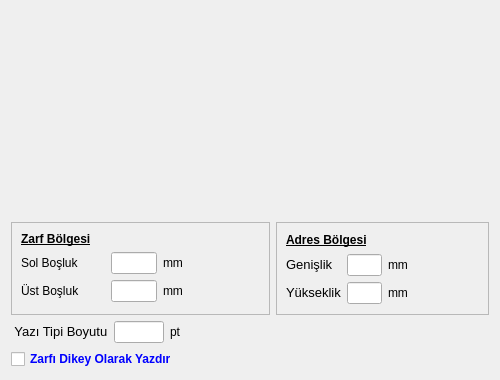
<?xml version="1.0" encoding="UTF-8"?>
<ui version="4.0">
 <class>ADRES_ZARF_YAZDIR_BATCH</class>
 <widget class="QDialog" name="ADRES_ZARF_YAZDIR_BATCH">
  <property name="geometry">
   <rect>
    <x>0</x>
    <y>0</y>
    <width>500</width>
    <height>380</height>
   </rect>
  </property>
  <property name="sizePolicy">
   <sizepolicy hsizetype="Expanding" vsizetype="Expanding">
    <horstretch>0</horstretch>
    <verstretch>0</verstretch>
   </sizepolicy>
  </property>
  <property name="minimumSize">
   <size>
    <width>500</width>
    <height>380</height>
   </size>
  </property>
  <property name="maximumSize">
   <size>
    <width>500</width>
    <height>380</height>
   </size>
  </property>
  <property name="windowTitle">
   <string>Zarf Yazdır</string>
  </property>
  <layout class="QGridLayout" name="gridLayout_4" rowstretch="10,0,0">
   <item row="0" column="0" colspan="2">
    <widget class="QLabel" name="label_11">
     <property name="sizePolicy">
      <sizepolicy hsizetype="Ignored" vsizetype="Ignored">
       <horstretch>0</horstretch>
       <verstretch>0</verstretch>
      </sizepolicy>
     </property>
     <property name="text">
      <string/>
     </property>
     <property name="pixmap">
      <pixmap resource="../k9_icons.qrc">:/k9_icons/K9_ICONS/adr_zarf_sablonu.png</pixmap>
     </property>
     <property name="scaledContents">
      <bool>true</bool>
     </property>
    </widget>
   </item>
   <item row="1" column="0">
    <widget class="QFrame" name="frame_2">
     <property name="sizePolicy">
      <sizepolicy hsizetype="Expanding" vsizetype="Expanding">
       <horstretch>0</horstretch>
       <verstretch>0</verstretch>
      </sizepolicy>
     </property>
     <property name="minimumSize">
      <size>
       <width>259</width>
       <height>93</height>
      </size>
     </property>
     <property name="frameShape">
      <enum>QFrame::StyledPanel</enum>
     </property>
     <property name="frameShadow">
      <enum>QFrame::Raised</enum>
     </property>
     <layout class="QGridLayout" name="gridLayout_6" columnstretch="1,6,1,10">
      <item row="0" column="0">
       <widget class="QLabel" name="label_13">
        <property name="sizePolicy">
         <sizepolicy hsizetype="Expanding" vsizetype="Fixed">
          <horstretch>0</horstretch>
          <verstretch>0</verstretch>
         </sizepolicy>
        </property>
        <property name="font">
         <font>
          <weight>75</weight>
          <bold>true</bold>
          <underline>true</underline>
         </font>
        </property>
        <property name="text">
         <string>Zarf Bölgesi</string>
        </property>
       </widget>
      </item>
      <item row="1" column="0">
       <widget class="QLabel" name="label_5">
        <property name="sizePolicy">
         <sizepolicy hsizetype="Fixed" vsizetype="Fixed">
          <horstretch>0</horstretch>
          <verstretch>0</verstretch>
         </sizepolicy>
        </property>
        <property name="font">
         <font>
          <weight>50</weight>
          <bold>false</bold>
         </font>
        </property>
        <property name="text">
         <string>Sol Boşluk</string>
        </property>
       </widget>
      </item>
      <item row="1" column="1">
       <widget class="QCommaEdit" name="comma_edit_sol_bosluk">
        <property name="font">
         <font>
          <weight>75</weight>
          <bold>true</bold>
         </font>
        </property>
        <property name="whatsThis">
         <string>Sayilari formatina(Or:1,000,234.50) donusturur. </string>
        </property>
        <property name="QCommaEdit" stdset="0">
         <rect>
          <x>0</x>
          <y>0</y>
          <width>100</width>
          <height>100</height>
         </rect>
        </property>
       </widget>
      </item>
      <item row="1" column="2">
       <widget class="QLabel" name="label_6">
        <property name="sizePolicy">
         <sizepolicy hsizetype="Fixed" vsizetype="Fixed">
          <horstretch>0</horstretch>
          <verstretch>0</verstretch>
         </sizepolicy>
        </property>
        <property name="text">
         <string>mm</string>
        </property>
       </widget>
      </item>
      <item row="1" column="3">
       <spacer name="horizontalSpacer_2">
        <property name="orientation">
         <enum>Qt::Horizontal</enum>
        </property>
        <property name="sizeHint" stdset="0">
         <size>
          <width>40</width>
          <height>20</height>
         </size>
        </property>
       </spacer>
      </item>
      <item row="2" column="0">
       <widget class="QLabel" name="label_4">
        <property name="sizePolicy">
         <sizepolicy hsizetype="Fixed" vsizetype="Fixed">
          <horstretch>0</horstretch>
          <verstretch>0</verstretch>
         </sizepolicy>
        </property>
        <property name="font">
         <font>
          <weight>50</weight>
          <bold>false</bold>
         </font>
        </property>
        <property name="text">
         <string>Üst Boşluk        </string>
        </property>
       </widget>
      </item>
      <item row="2" column="1">
       <widget class="QCommaEdit" name="comma_edit_ust_bosluk">
        <property name="font">
         <font>
          <weight>75</weight>
          <bold>true</bold>
         </font>
        </property>
        <property name="whatsThis">
         <string>Sayilari formatina(Or:1,000,234.50) donusturur. </string>
        </property>
        <property name="QCommaEdit" stdset="0">
         <rect>
          <x>0</x>
          <y>0</y>
          <width>100</width>
          <height>100</height>
         </rect>
        </property>
       </widget>
      </item>
      <item row="2" column="2">
       <widget class="QLabel" name="label_7">
        <property name="sizePolicy">
         <sizepolicy hsizetype="Fixed" vsizetype="Fixed">
          <horstretch>0</horstretch>
          <verstretch>0</verstretch>
         </sizepolicy>
        </property>
        <property name="text">
         <string>mm</string>
        </property>
       </widget>
      </item>
      <item row="2" column="3">
       <spacer name="horizontalSpacer_3">
        <property name="orientation">
         <enum>Qt::Horizontal</enum>
        </property>
        <property name="sizeHint" stdset="0">
         <size>
          <width>40</width>
          <height>20</height>
         </size>
        </property>
       </spacer>
      </item>
     </layout>
    </widget>
   </item>
   <item row="1" column="1">
    <widget class="QFrame" name="frame_3">
     <property name="sizePolicy">
      <sizepolicy hsizetype="Expanding" vsizetype="Expanding">
       <horstretch>0</horstretch>
       <verstretch>0</verstretch>
      </sizepolicy>
     </property>
     <property name="frameShape">
      <enum>QFrame::StyledPanel</enum>
     </property>
     <property name="frameShadow">
      <enum>QFrame::Raised</enum>
     </property>
     <layout class="QGridLayout" name="gridLayout_2">
      <item row="2" column="0">
       <layout class="QGridLayout" name="gridLayout" columnstretch="1,5,1,10">
        <item row="0" column="0">
         <widget class="QLabel" name="label_12">
          <property name="sizePolicy">
           <sizepolicy hsizetype="Fixed" vsizetype="Fixed">
            <horstretch>0</horstretch>
            <verstretch>0</verstretch>
           </sizepolicy>
          </property>
          <property name="text">
           <string>&lt;!DOCTYPE HTML PUBLIC &quot;-//W3C//DTD HTML 4.0//EN&quot; &quot;http://www.w3.org/TR/REC-html40/strict.dtd&quot;&gt;
&lt;html&gt;&lt;head&gt;&lt;meta name=&quot;qrichtext&quot; content=&quot;1&quot; /&gt;&lt;style type=&quot;text/css&quot;&gt;
p, li { white-space: pre-wrap; }
&lt;/style&gt;&lt;/head&gt;&lt;body style=&quot; font-family:'Sans Serif'; font-size:10pt; font-weight:400; font-style:normal;&quot;&gt;
&lt;table border=&quot;0&quot; style=&quot;-qt-table-type: root; margin-top:4px; margin-bottom:4px; margin-left:4px; margin-right:4px;&quot;&gt;
&lt;tr&gt;
&lt;td style=&quot;border: none;&quot;&gt;
&lt;p style=&quot; margin-top:0px; margin-bottom:0px; margin-left:0px; margin-right:0px; -qt-block-indent:0; text-indent:0px;&quot;&gt;Genişlik&lt;/p&gt;&lt;/td&gt;&lt;/tr&gt;&lt;/table&gt;&lt;/body&gt;&lt;/html&gt;</string>
          </property>
         </widget>
        </item>
        <item row="0" column="2">
         <widget class="QLabel" name="label_9">
          <property name="sizePolicy">
           <sizepolicy hsizetype="Fixed" vsizetype="Fixed">
            <horstretch>0</horstretch>
            <verstretch>0</verstretch>
           </sizepolicy>
          </property>
          <property name="text">
           <string>mm</string>
          </property>
         </widget>
        </item>
        <item row="1" column="0">
         <widget class="QLabel" name="label_3">
          <property name="sizePolicy">
           <sizepolicy hsizetype="Fixed" vsizetype="Fixed">
            <horstretch>0</horstretch>
            <verstretch>0</verstretch>
           </sizepolicy>
          </property>
          <property name="font">
           <font>
            <weight>50</weight>
            <bold>false</bold>
           </font>
          </property>
          <property name="text">
           <string>&lt;!DOCTYPE HTML PUBLIC &quot;-//W3C//DTD HTML 4.0//EN&quot; &quot;http://www.w3.org/TR/REC-html40/strict.dtd&quot;&gt;
&lt;html&gt;&lt;head&gt;&lt;meta name=&quot;qrichtext&quot; content=&quot;1&quot; /&gt;&lt;style type=&quot;text/css&quot;&gt;
p, li { white-space: pre-wrap; }
&lt;/style&gt;&lt;/head&gt;&lt;body style=&quot; font-family:'Sans Serif'; font-size:10pt; font-weight:400; font-style:normal;&quot;&gt;
&lt;table border=&quot;0&quot; style=&quot;-qt-table-type: root; margin-top:4px; margin-bottom:4px; margin-left:4px; margin-right:4px;&quot;&gt;
&lt;tr&gt;
&lt;td style=&quot;border: none;&quot;&gt;
&lt;p style=&quot; margin-top:0px; margin-bottom:0px; margin-left:0px; margin-right:0px; -qt-block-indent:0; text-indent:0px;&quot;&gt;Yükseklik&lt;/p&gt;&lt;/td&gt;&lt;/tr&gt;&lt;/table&gt;&lt;/body&gt;&lt;/html&gt;</string>
          </property>
         </widget>
        </item>
        <item row="1" column="2">
         <widget class="QLabel" name="label_10">
          <property name="sizePolicy">
           <sizepolicy hsizetype="Fixed" vsizetype="Fixed">
            <horstretch>0</horstretch>
            <verstretch>0</verstretch>
           </sizepolicy>
          </property>
          <property name="text">
           <string>mm</string>
          </property>
         </widget>
        </item>
        <item row="0" column="3">
         <spacer name="horizontalSpacer_5">
          <property name="orientation">
           <enum>Qt::Horizontal</enum>
          </property>
          <property name="sizeHint" stdset="0">
           <size>
            <width>40</width>
            <height>20</height>
           </size>
          </property>
         </spacer>
        </item>
        <item row="1" column="3">
         <spacer name="horizontalSpacer_6">
          <property name="orientation">
           <enum>Qt::Horizontal</enum>
          </property>
          <property name="sizeHint" stdset="0">
           <size>
            <width>40</width>
            <height>20</height>
           </size>
          </property>
         </spacer>
        </item>
        <item row="0" column="1">
         <widget class="QCommaEdit" name="comma_edit_etiket_genisligi">
          <property name="font">
           <font>
            <weight>75</weight>
            <bold>true</bold>
           </font>
          </property>
          <property name="whatsThis">
           <string>Sayilari formatina(Or:1,000,234.50) donusturur. </string>
          </property>
          <property name="QCommaEdit" stdset="0">
           <rect>
            <x>0</x>
            <y>0</y>
            <width>100</width>
            <height>100</height>
           </rect>
          </property>
         </widget>
        </item>
        <item row="1" column="1">
         <widget class="QCommaEdit" name="comma_edit_etiket_yuksekligi">
          <property name="font">
           <font>
            <weight>75</weight>
            <bold>true</bold>
           </font>
          </property>
          <property name="whatsThis">
           <string>Sayilari formatina(Or:1,000,234.50) donusturur. </string>
          </property>
          <property name="QCommaEdit" stdset="0">
           <rect>
            <x>0</x>
            <y>0</y>
            <width>100</width>
            <height>100</height>
           </rect>
          </property>
         </widget>
        </item>
       </layout>
      </item>
      <item row="1" column="0">
       <widget class="QLabel" name="label_2">
        <property name="sizePolicy">
         <sizepolicy hsizetype="Expanding" vsizetype="Fixed">
          <horstretch>0</horstretch>
          <verstretch>0</verstretch>
         </sizepolicy>
        </property>
        <property name="font">
         <font>
          <weight>75</weight>
          <bold>true</bold>
          <underline>true</underline>
         </font>
        </property>
        <property name="text">
         <string>Adres Bölgesi</string>
        </property>
       </widget>
      </item>
     </layout>
    </widget>
   </item>
   <item row="2" column="0" colspan="2">
    <layout class="QGridLayout" name="gridLayout_3">
     <item row="0" column="0" colspan="2">
      <layout class="QHBoxLayout" name="horizontalLayout">
       <item>
        <widget class="QLabel" name="label">
         <property name="sizePolicy">
          <sizepolicy hsizetype="Fixed" vsizetype="Fixed">
           <horstretch>0</horstretch>
           <verstretch>0</verstretch>
          </sizepolicy>
         </property>
         <property name="font">
          <font>
           <pointsize>10</pointsize>
           <weight>50</weight>
           <bold>false</bold>
          </font>
         </property>
         <property name="text">
          <string> Yazı Tipi Boyutu</string>
         </property>
        </widget>
       </item>
       <item>
        <widget class="QCommaEdit" name="comma_edit_font_size">
         <property name="maximumSize">
          <size>
           <width>50</width>
           <height>16777215</height>
          </size>
         </property>
         <property name="whatsThis">
          <string>Sayilari formatina(Or:1,000,234.50) donusturur. </string>
         </property>
         <property name="QCommaEdit" stdset="0">
          <rect>
           <x>0</x>
           <y>0</y>
           <width>100</width>
           <height>100</height>
          </rect>
         </property>
        </widget>
       </item>
       <item>
        <widget class="QLabel" name="label_8">
         <property name="sizePolicy">
          <sizepolicy hsizetype="Fixed" vsizetype="Fixed">
           <horstretch>0</horstretch>
           <verstretch>0</verstretch>
          </sizepolicy>
         </property>
         <property name="text">
          <string>pt</string>
         </property>
        </widget>
       </item>
       <item>
        <spacer name="horizontalSpacer">
         <property name="orientation">
          <enum>Qt::Horizontal</enum>
         </property>
         <property name="sizeHint" stdset="0">
          <size>
           <width>40</width>
           <height>20</height>
          </size>
         </property>
        </spacer>
       </item>
      </layout>
     </item>
     <item row="0" column="2" colspan="2">
      <spacer name="horizontalSpacer_4">
       <property name="orientation">
        <enum>Qt::Horizontal</enum>
       </property>
       <property name="sizeHint" stdset="0">
        <size>
         <width>208</width>
         <height>20</height>
        </size>
       </property>
      </spacer>
     </item>
     <item row="1" column="0">
      <widget class="QCheckBox" name="check_box_dikey">
       <property name="sizePolicy">
        <sizepolicy hsizetype="Fixed" vsizetype="Fixed">
         <horstretch>0</horstretch>
         <verstretch>0</verstretch>
        </sizepolicy>
       </property>
       <property name="font">
        <font>
         <weight>75</weight>
         <bold>true</bold>
        </font>
       </property>
       <property name="styleSheet">
        <string notr="true">color:blue;
</string>
       </property>
       <property name="text">
        <string>Zarfı Dikey Olarak Yazdır</string>
       </property>
      </widget>
     </item>
     <item row="1" column="1" colspan="2">
      <spacer name="horizontalSpacer_7">
       <property name="orientation">
        <enum>Qt::Horizontal</enum>
       </property>
       <property name="sizeHint" stdset="0">
        <size>
         <width>218</width>
         <height>20</height>
        </size>
       </property>
      </spacer>
     </item>
     <item row="1" column="3">
      <widget class="QWidget" name="widget_batch_button" native="true">
       <property name="sizePolicy">
        <sizepolicy hsizetype="Expanding" vsizetype="Fixed">
         <horstretch>0</horstretch>
         <verstretch>0</verstretch>
        </sizepolicy>
       </property>
      </widget>
     </item>
    </layout>
   </item>
  </layout>
 </widget>
 <customwidgets>
  <customwidget>
   <class>QCommaEdit</class>
   <extends>QLineEdit</extends>
   <header>QCommaEdit.h</header>
  </customwidget>
 </customwidgets>
 <tabstops>
  <tabstop>comma_edit_sol_bosluk</tabstop>
  <tabstop>comma_edit_ust_bosluk</tabstop>
  <tabstop>comma_edit_etiket_genisligi</tabstop>
  <tabstop>comma_edit_etiket_yuksekligi</tabstop>
  <tabstop>comma_edit_font_size</tabstop>
  <tabstop>check_box_dikey</tabstop>
 </tabstops>
 <resources>
  <include location="../k9_icons.qrc"/>
 </resources>
 <connections/>
</ui>
